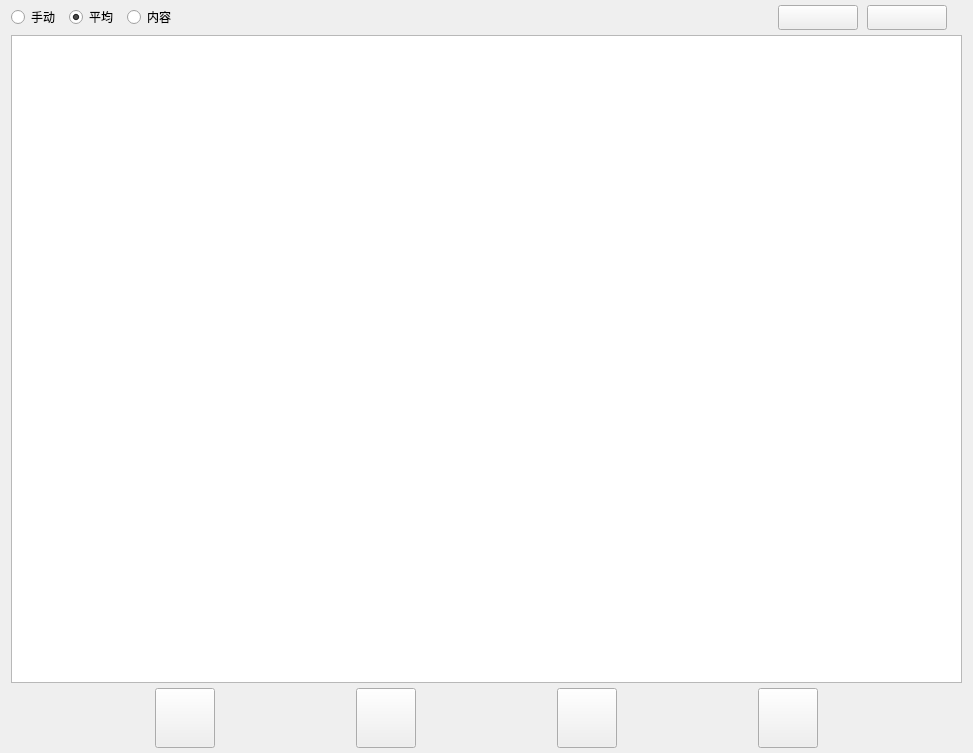
<?xml version="1.0" encoding="UTF-8"?>
<ui version="4.0">
 <class>PersonManager</class>
 <widget class="QWidget" name="PersonManager">
  <property name="geometry">
   <rect>
    <x>0</x>
    <y>0</y>
    <width>973</width>
    <height>753</height>
   </rect>
  </property>
  <property name="windowTitle">
   <string>人员管理</string>
  </property>
  <layout class="QGridLayout" name="gridLayout">
   <property name="topMargin">
    <number>0</number>
   </property>
   <property name="bottomMargin">
    <number>0</number>
   </property>
   <property name="verticalSpacing">
    <number>0</number>
   </property>
   <item row="0" column="0">
    <layout class="QHBoxLayout" name="horizontalLayout">
     <property name="spacing">
      <number>9</number>
     </property>
     <property name="topMargin">
      <number>5</number>
     </property>
     <property name="rightMargin">
      <number>15</number>
     </property>
     <property name="bottomMargin">
      <number>5</number>
     </property>
     <item>
      <widget class="QRadioButton" name="radioButton_manue">
       <property name="text">
        <string>手动</string>
       </property>
      </widget>
     </item>
     <item>
      <widget class="QRadioButton" name="radioButton_ave">
       <property name="text">
        <string>平均</string>
       </property>
       <property name="checked">
        <bool>true</bool>
       </property>
      </widget>
     </item>
     <item>
      <widget class="QRadioButton" name="radioButton_connent">
       <property name="text">
        <string>内容</string>
       </property>
      </widget>
     </item>
     <item>
      <spacer name="horizontalSpacer">
       <property name="orientation">
        <enum>Qt::Horizontal</enum>
       </property>
       <property name="sizeHint" stdset="0">
        <size>
         <width>40</width>
         <height>20</height>
        </size>
       </property>
      </spacer>
     </item>
     <item>
      <widget class="QPushButton" name="pushButton_export">
       <property name="minimumSize">
        <size>
         <width>80</width>
         <height>25</height>
        </size>
       </property>
       <property name="maximumSize">
        <size>
         <width>16777215</width>
         <height>25</height>
        </size>
       </property>
       <property name="styleSheet">
        <string notr="true">color: rgb(229, 229, 229);</string>
       </property>
       <property name="text">
        <string/>
       </property>
      </widget>
     </item>
     <item>
      <widget class="QPushButton" name="pushButton_reflash">
       <property name="minimumSize">
        <size>
         <width>80</width>
         <height>25</height>
        </size>
       </property>
       <property name="maximumSize">
        <size>
         <width>16777215</width>
         <height>25</height>
        </size>
       </property>
       <property name="styleSheet">
        <string notr="true">color: rgb(229, 229, 229);</string>
       </property>
       <property name="text">
        <string/>
       </property>
      </widget>
     </item>
    </layout>
   </item>
   <item row="1" column="0">
    <widget class="userTable" name="tableWidget">
     <property name="styleSheet">
      <string notr="true"/>
     </property>
    </widget>
   </item>
   <item row="2" column="0">
    <widget class="QWidget" name="widget" native="true">
     <property name="minimumSize">
      <size>
       <width>0</width>
       <height>70</height>
      </size>
     </property>
     <property name="maximumSize">
      <size>
       <width>16777215</width>
       <height>70</height>
      </size>
     </property>
     <layout class="QHBoxLayout" name="horizontalLayout_2">
      <property name="topMargin">
       <number>0</number>
      </property>
      <property name="bottomMargin">
       <number>0</number>
      </property>
      <item>
       <spacer name="horizontalSpacer_2">
        <property name="orientation">
         <enum>Qt::Horizontal</enum>
        </property>
        <property name="sizeHint" stdset="0">
         <size>
          <width>40</width>
          <height>20</height>
         </size>
        </property>
       </spacer>
      </item>
      <item>
       <widget class="QPushButton" name="pushButton_newUser">
        <property name="minimumSize">
         <size>
          <width>60</width>
          <height>60</height>
         </size>
        </property>
        <property name="maximumSize">
         <size>
          <width>60</width>
          <height>60</height>
         </size>
        </property>
        <property name="font">
         <font>
          <family>Arial</family>
          <pointsize>12</pointsize>
         </font>
        </property>
        <property name="text">
         <string/>
        </property>
       </widget>
      </item>
      <item>
       <spacer name="horizontalSpacer_3">
        <property name="orientation">
         <enum>Qt::Horizontal</enum>
        </property>
        <property name="sizeHint" stdset="0">
         <size>
          <width>40</width>
          <height>20</height>
         </size>
        </property>
       </spacer>
      </item>
      <item>
       <widget class="QPushButton" name="pushButton_mod">
        <property name="minimumSize">
         <size>
          <width>60</width>
          <height>60</height>
         </size>
        </property>
        <property name="maximumSize">
         <size>
          <width>60</width>
          <height>60</height>
         </size>
        </property>
        <property name="font">
         <font>
          <family>Arial</family>
          <pointsize>12</pointsize>
         </font>
        </property>
        <property name="text">
         <string/>
        </property>
       </widget>
      </item>
      <item>
       <spacer name="horizontalSpacer_6">
        <property name="orientation">
         <enum>Qt::Horizontal</enum>
        </property>
        <property name="sizeHint" stdset="0">
         <size>
          <width>40</width>
          <height>20</height>
         </size>
        </property>
       </spacer>
      </item>
      <item>
       <widget class="QPushButton" name="pushButton_out">
        <property name="minimumSize">
         <size>
          <width>60</width>
          <height>60</height>
         </size>
        </property>
        <property name="maximumSize">
         <size>
          <width>60</width>
          <height>60</height>
         </size>
        </property>
        <property name="font">
         <font>
          <family>Arial</family>
          <pointsize>12</pointsize>
         </font>
        </property>
        <property name="text">
         <string/>
        </property>
       </widget>
      </item>
      <item>
       <spacer name="horizontalSpacer_5">
        <property name="orientation">
         <enum>Qt::Horizontal</enum>
        </property>
        <property name="sizeHint" stdset="0">
         <size>
          <width>40</width>
          <height>20</height>
         </size>
        </property>
       </spacer>
      </item>
      <item>
       <widget class="QPushButton" name="pushButton_del">
        <property name="minimumSize">
         <size>
          <width>60</width>
          <height>60</height>
         </size>
        </property>
        <property name="maximumSize">
         <size>
          <width>60</width>
          <height>60</height>
         </size>
        </property>
        <property name="font">
         <font>
          <family>Arial</family>
          <pointsize>14</pointsize>
         </font>
        </property>
        <property name="text">
         <string/>
        </property>
       </widget>
      </item>
      <item>
       <spacer name="horizontalSpacer_4">
        <property name="orientation">
         <enum>Qt::Horizontal</enum>
        </property>
        <property name="sizeHint" stdset="0">
         <size>
          <width>40</width>
          <height>20</height>
         </size>
        </property>
       </spacer>
      </item>
     </layout>
    </widget>
   </item>
  </layout>
 </widget>
 <customwidgets>
  <customwidget>
   <class>userTable</class>
   <extends>QTableWidget</extends>
   <header>usertable.h</header>
  </customwidget>
 </customwidgets>
 <resources/>
 <connections/>
</ui>
